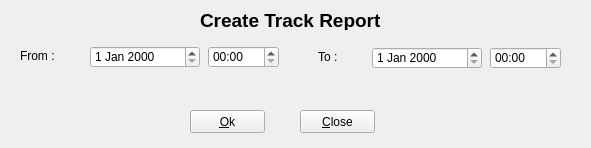
<?xml version="1.0" encoding="UTF-8"?>
<ui version="4.0">
 <class>CreateTrackReportClass</class>
 <widget class="QWidget" name="CreateTrackReportClass">
  <property name="geometry">
   <rect>
    <x>0</x>
    <y>0</y>
    <width>591</width>
    <height>148</height>
   </rect>
  </property>
  <property name="windowTitle">
   <string>CreateTrackReport</string>
  </property>
  <widget class="QPushButton" name="btnOK">
   <property name="geometry">
    <rect>
     <x>190</x>
     <y>110</y>
     <width>75</width>
     <height>23</height>
    </rect>
   </property>
   <property name="text">
    <string>&amp;Ok</string>
   </property>
  </widget>
  <widget class="QPushButton" name="btnClose">
   <property name="geometry">
    <rect>
     <x>300</x>
     <y>110</y>
     <width>75</width>
     <height>23</height>
    </rect>
   </property>
   <property name="text">
    <string>&amp;Close</string>
   </property>
  </widget>
  <widget class="QLabel" name="label">
   <property name="geometry">
    <rect>
     <x>200</x>
     <y>10</y>
     <width>241</width>
     <height>20</height>
    </rect>
   </property>
   <property name="font">
    <font>
     <pointsize>14</pointsize>
     <weight>75</weight>
     <bold>true</bold>
    </font>
   </property>
   <property name="text">
    <string>Create Track Report</string>
   </property>
  </widget>
  <widget class="QLabel" name="label_2">
   <property name="geometry">
    <rect>
     <x>20</x>
     <y>50</y>
     <width>56</width>
     <height>12</height>
    </rect>
   </property>
   <property name="text">
    <string>From : </string>
   </property>
  </widget>
  <widget class="QDateEdit" name="fromDt">
   <property name="geometry">
    <rect>
     <x>90</x>
     <y>46</y>
     <width>110</width>
     <height>22</height>
    </rect>
   </property>
  </widget>
  <widget class="QTimeEdit" name="fromTM">
   <property name="geometry">
    <rect>
     <x>208</x>
     <y>46</y>
     <width>71</width>
     <height>22</height>
    </rect>
   </property>
   <property name="displayFormat">
    <string>hh:mm</string>
   </property>
  </widget>
  <widget class="QDateEdit" name="toDt">
   <property name="geometry">
    <rect>
     <x>372</x>
     <y>47</y>
     <width>110</width>
     <height>22</height>
    </rect>
   </property>
  </widget>
  <widget class="QLabel" name="label_3">
   <property name="geometry">
    <rect>
     <x>318</x>
     <y>51</y>
     <width>56</width>
     <height>12</height>
    </rect>
   </property>
   <property name="text">
    <string>To : </string>
   </property>
  </widget>
  <widget class="QTimeEdit" name="toTM">
   <property name="geometry">
    <rect>
     <x>490</x>
     <y>47</y>
     <width>71</width>
     <height>22</height>
    </rect>
   </property>
   <property name="displayFormat">
    <string>hh:mm</string>
   </property>
  </widget>
 </widget>
 <layoutdefault spacing="6" margin="11"/>
 <resources/>
 <connections/>
</ui>
